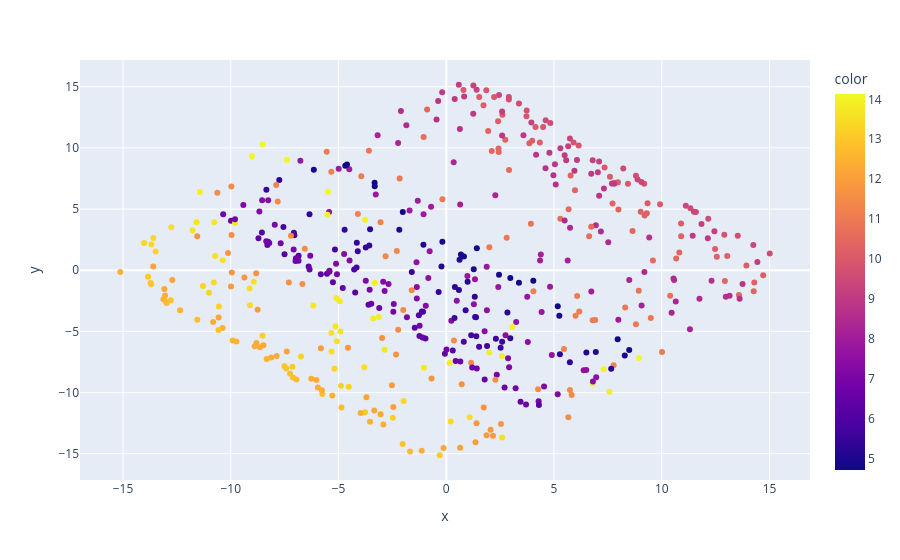

The cell this chart's notebook holds for it:
### Code cell
px.scatter(x=X_2d_mds[:, 0],
           y=X_2d_mds[:, 1],
           color=y)

### Figure 1 — Plotly figure (JSON) as saved in the notebook; plotly's stock layout.template omitted (floating-point values rounded to 4 significant figures; data arrays with more than 128 entries replaced by an {"elided": "..."} marker saying what was removed)
{"data": [{"hovertemplate": "x=%{x}<br>y=%{y}<br>color=%{marker.color}<extra></extra>", "legendgroup": "", "marker": {"color": {"elided": "500 float values"}, "coloraxis": "coloraxis", "symbol": "circle"}, "mode": "markers", "name": "", "orientation": "v", "showlegend": false, "type": "scatter", "x": {"elided": "500 float values"}, "xaxis": "x", "y": {"elided": "500 float values"}, "yaxis": "y"}], "layout": {"coloraxis": {"colorbar": {"title": {"text": "color"}}, "colorscale": [[0, "#0d0887"], [0.1111, "#46039f"], [0.2222, "#7201a8"], [0.3333, "#9c179e"], [0.4444, "#bd3786"], [0.5556, "#d8576b"], [0.6667, "#ed7953"], [0.7778, "#fb9f3a"], [0.8889, "#fdca26"], [1, "#f0f921"]]}, "legend": {"tracegroupgap": 0}, "margin": {"t": 60}, "xaxis": {"anchor": "y", "domain": [0, 1], "title": {"text": "x"}}, "yaxis": {"anchor": "x", "domain": [0, 1], "title": {"text": "y"}}}}
